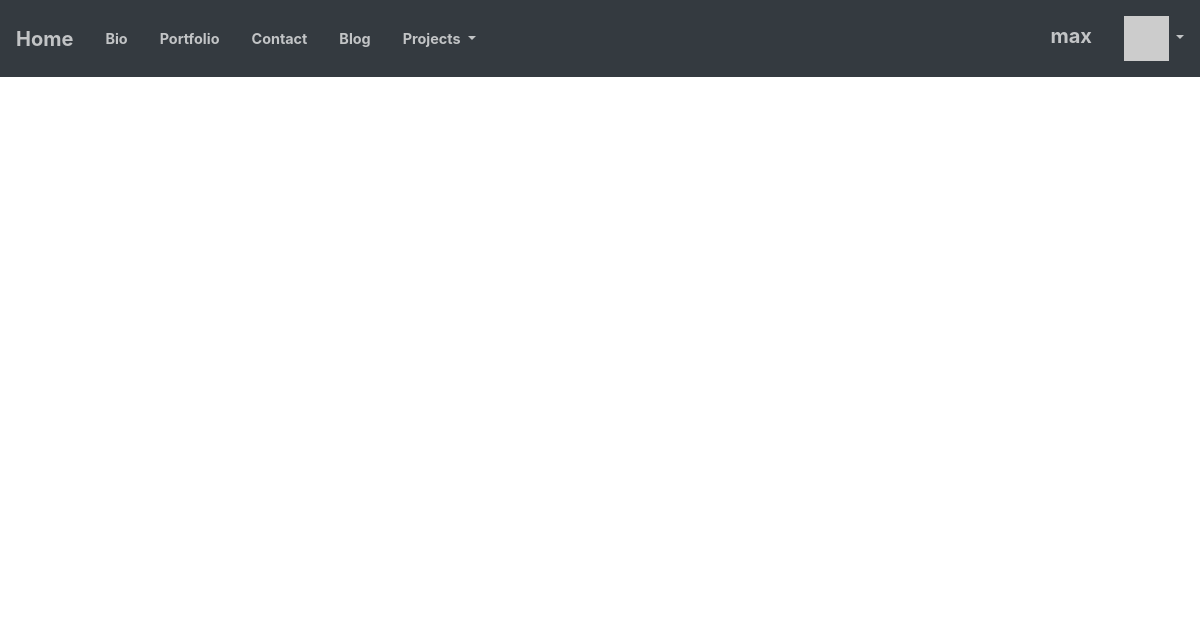
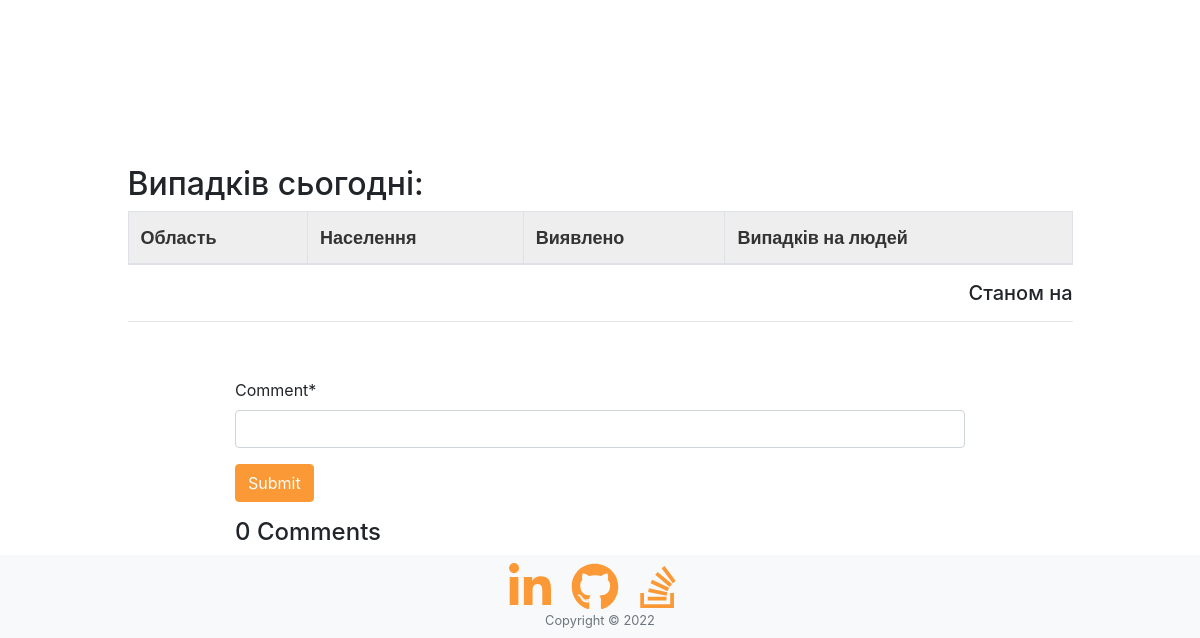
Page /projects/map (signed in) on the earlier database version (2 pictures, top to bottom).
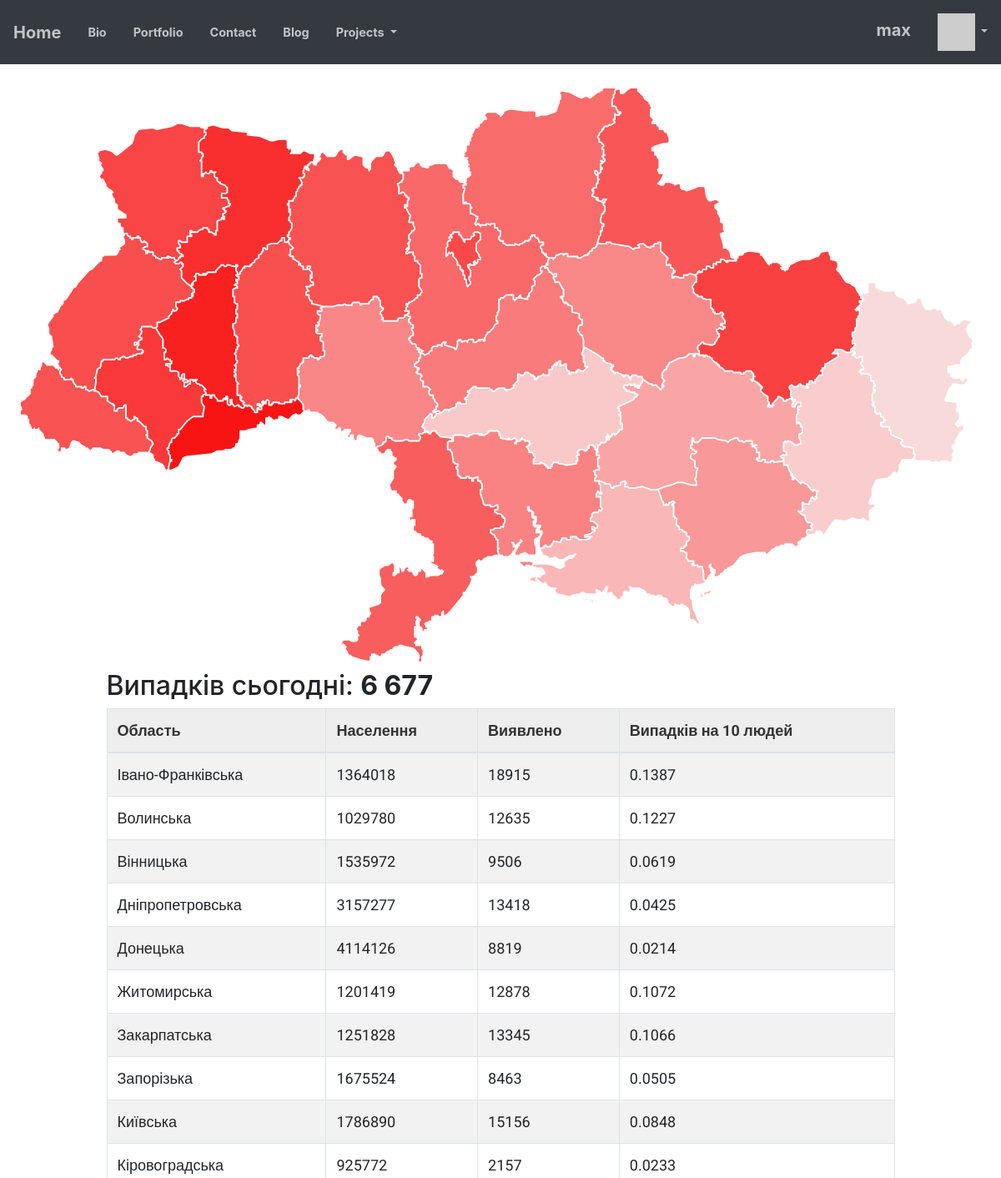
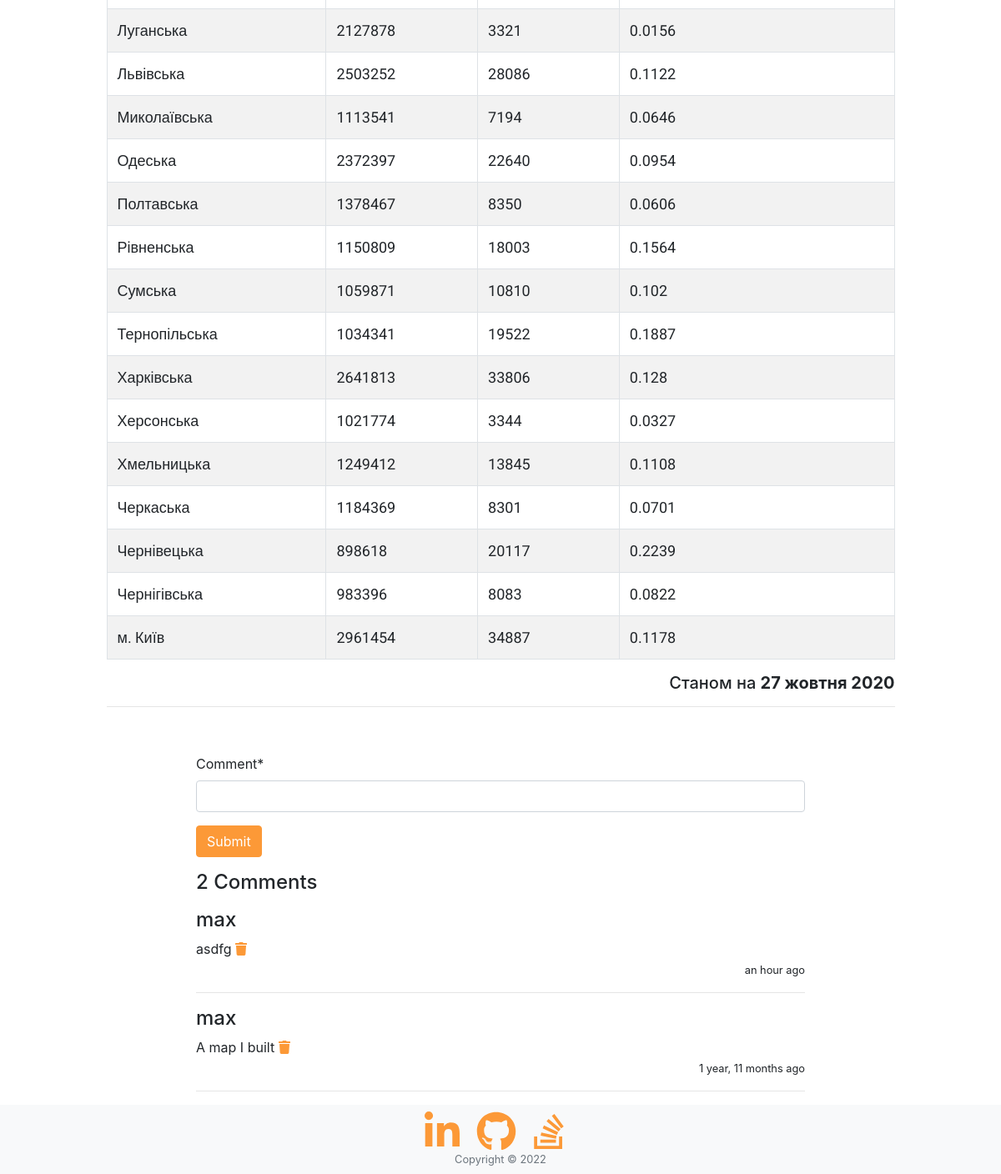
Same page on the later database version (2 pictures, top to bottom).
### projects/models/map.py (models this page shows, shortened)
class Utility(models.Model):
    title = models.CharField(max_length=100)
    value = models.CharField(max_length=20)

class CasesToday(models.Model):
    region = models.ForeignKey('Population', on_delete=models.CASCADE, null=True)
    cases = models.IntegerField()
    indx = models.FloatField(null=True)
    color = models.FloatField(null=True)

class Population(models.Model):
    region = models.CharField(max_length=100)
    population = models.IntegerField()

class MapComment(models.Model):
    text = models.TextField(
        validators=[MinLengthValidator(3, "Comment must be greater than 3 characters")]
    )
    owner = models.ForeignKey(settings.AUTH_USER_MODEL, on_delete=models.CASCADE)
    created_at = models.DateTimeField(auto_now_add=True)
    updated_at = models.DateTimeField(auto_now=True)

### projects/views.py (the view)
# urls.py: path('map', views.MapView.as_view(), name='map'),
class MapView(OwnerDetailView):
    model = Map
    template_name = "map/map.html"
    def get(self, request, *args, **kwargs):
        comments = MapComment.objects.all().order_by('-updated_at')
        comment_form = CommentForm()
        population = Population.objects.all()
        casestoday = CasesToday.objects.all()
        util = Utility.objects.all()
        map = Map.objects.all()
        context = {
            'comments': comments,
            'comment_count': len(comments),
            'comment_form': comment_form,
            'population': population,
            'cases': casestoday,
            'util': util,
            'map': map,
            'comment_create_link': 'projects:map_comment_create',
            'comment_delete_link': 'projects:map_comment_delete',
            'login_redirect_link': 'projects:map',
        }
        return render(request, self.template_name, context)

### projects/forms.py
class CommentForm(forms.Form):
    comment = forms.CharField(required=True, max_length=500, min_length=3, strip=True)

### home/context_processors.py (called while the page is built)
def settings(request):
    return {
        'settings': django_settings,
    }

### home/templatetags/app_tags.py (called while the page is built)
@register.filter(name='gravatar')
def gravatar(user, size=35):
    email = str(user.email.strip().lower()).encode('utf-8')
    email_hash = md5(email).hexdigest()
    url = "//www.gravatar.com/avatar/{0}?s={1}&d=identicon&r=PG"
    return url.format(email_hash, size)

### home/templates/map/map.html (shortened to what this page needs)
{% extends "project.html" %}
{% load humanize %}
{% block content %}
<div class="main">
    <div class="svg-container">
        <svg viewBox="0 0 700 410">
            {% for region in map %}
            <path
                comment="{{ region.region.region }}"
                stroke="#ffffff"
                stroke-opacity="NaN"
                stroke-width="1"
                stroke-linecap="round"
                stroke-linejoin="round"
                fill="rgb(249, {{ region.cases.color }}, {{ region.cases.color }})"
                d="{{ region.data }}"
            ></path>
            {% endfor %}
        </svg>
    </div>
    <div class="data">
        <div class="row">
            <div class="col"></div>
            <div class="col-xs-auto col-lg-10">
                <h2>Випадків сьогодні: <b>{{ util.1.value }}</b></h2>
                <table class="table table-striped table-bordered">
                    <thead>
                        <tr>
                            <th>
                                <span>Область</span>
                            </th>
                            <th>
                                <span>Населення</span>
                            </th>
                            <th>
                                <span>Виявлено</span>
                            </th>
                            <th>
                                <span>Випадків на {{ util.2.value }} людей</span>
                            </th>
                        </tr>
                    </thead>
                    <tbody>
                        {% for i in cases %}
                        <tr>
                            <td><span>{{ i.region.region }}</td>
                            <td><span>{{ i.region.population }}</td>
                            <td><span>{{ i.cases }}</td>
                            <td><span>{{ i.indx }}</td>
                        {% endfor %}
                    </tbody>
                </table>
                <h5 class="text-right">Станом на <b>{{ util.0.value }}</b></h5>
                <hr/>
            </div>
        <div class="col"></div>
        </div>
    </div>
</div>
{% endblock %}

### home/templates/project.html (shortened to what this page needs)
{% extends "base_footer.html" %}
{% load humanize %}
{% block comment_block %}
<div class="container">
    <div class="row">
        <div class="col"></div>
            <div class="col-md-12 col-lg-8">
                <div class="comments">
                    {% if user.is_authenticated %}
                        <br clear="all"/>
                        <p>
                            {% load crispy_forms_tags %}
                            <form method="post" action="{% url comment_create_link %}">
                                {{ comment_form|crispy }}
                                <input class="btn btn-primary" type="submit" value="Submit">
                            </form>
                        </p>
                    {% else %}
                        <h4 class="text-right"><a class="badge badge-primary" href="../accounts/login?next={% url login_redirect_link %}">Login</a> to comment</h4>
                    {% endif %}
                    <div class="page-header">
                        <h4>{{ comment_count }} Comments</h4>
                    </div>
                    {% for comment in comments %}
                        <p>
                            <h4 class="media-heading user_name">{{ comment.owner }}</h4>
                            <div class ="text">
                                {{ comment.text }}
                                {% if user == comment.owner %}
                                <a href="{% url comment_delete_link comment.id %}"><i class="fa fa-trash"></i></a>
                                {% endif %}
                            </div>
                            <p class="text-right"><small>{{ comment.updated_at|naturaltime }}</small></p>
                        </p>
                        <hr/>
                    {% endfor %}
                    </div>
                </div>
        <div class="col"></div>
    </div>
</div>
{% endblock %}

### home/templates/base_footer.html
{% extends "base_menu.html" %}
{% block footer %}
<footer class="page-footer bg-light py-2">
    <div class="container text-center">
        <a class="fb-ic mr-3" role="button" target="_blank" href="https://www.linkedin.com/in/maksym-c-753805122/">
            <i class="fab fa-3x fa-lg fa-linkedin-in"></i>
        </a>
        <a class="git-ic mr-3" role="button" target="_blank" href="https://github.com/Maxiboii">
            <i class="fab fa-3x fa-lg fa-github"></i>
        </a>
        <a class="so-ic mr-3" role="button" target="_blank" href="https://stackoverflow.com/users/13965240/maxiboi">
            <i class="fab fa-3x fa-lg fa-stack-overflow"></i>
        </a>
    </div>
    <div class="container"><div class="small text-center text-muted">Copyright © 2022</div></div>
</footer>
{% endblock %}

### home/templates/base_menu.html (shortened to what this page needs)
{% extends "base_bootstrap.html" %}
{% block navbar %}
{% load app_tags %}
<nav class="navbar navbar-expand-lg navbar-dark bg-dark fixed-top py-3" id="mainNav">
    <a class="navbar-brand" href="/">Home</a>
  <div class="collapse navbar-collapse" id="navbarSupportedContent">
    <ul class="navbar-nav mr-auto">
        <li class="nav-item"><a class="nav-link js-scroll-trigger" href="/#about">Bio</a></li>
        <li class="nav-item"><a class="nav-link js-scroll-trigger" href="/#portfolio">Portfolio</a></li>
        <li class="nav-item"><a class="nav-link js-scroll-trigger" href="/#contact">Contact</a></li>
        <li class="nav-item"><a class="nav-link js-scroll-trigger" href="/blog">Blog</a></li>
        <li class="nav-item dropdown">
            <a class="nav-link dropdown-toggle" href="#" id="navbarDropdown" role="button" data-toggle="dropdown" aria-haspopup="true" aria-expanded="false">
              Projects
            </a>
        </li>
    </ul>
    <ul class="navbar-nav">
        {% if user.is_authenticated %}
        <li class="nav-item">
            <a class="navbar-brand">{{ user }}</a>
        </li>
        <li class="nav-item dropdown">
            <a class="nav-link dropdown-toggle" href="#" role="button" data-toggle="dropdown" aria-haspopup="true" aria-expanded="false">
                <img style="width: 45px;" src="{{ user|gravatar }}"/>
            </a>
      </li>
        {% endif %}
    </ul>
  </div>
</nav>
{% endblock %}

### home/templates/base_bootstrap.html (shortened to what this page needs)
{% load static %}
<!DOCTYPE html>
<html>
<head>
    <link rel="stylesheet" href="https://use.fontawesome.com/releases/v5.8.1/css/all.css">
    <link rel="stylesheet" href="https://use.fontawesome.com/releases/v5.8.1/css/v4-shims.css">
    <link href="https://cdnjs.cloudflare.com/ajax/libs/magnific-popup.js/1.1.0/magnific-popup.min.css" rel="stylesheet" />
    <link href="{% static 'css/styles.css' %}" rel="stylesheet" />
</head>
<body>
{% block navbar %}{% endblock %}
{% block content %}{% endblock %}
{% block comment_block %}{% endblock %}
{% block footer %}{% endblock %}
</body>
</html>

### home/templates/base_bootstrap.html (style rules this page uses)
.main { position: relative; top:100px; margin-bottom: 100px; }

### home/templates/map/map.html (style rules this page uses)
th { background-color: rgb(238, 238, 238); color: rgb(51, 51, 51); font-size: 18px; font-weight: 700; font-family: Roboto, sans-serif; background-position: initial initial; background-repeat: initial initial; }
td { font-size: 18px; }
td span { font-family: Roboto, sans-serif; }
.data { width: 95%; margin: auto; }
.text { overflow-wrap: break-word; }

Differences in the rows shown:
added Utility: value "6 677"
added Utility: value "10"
added CasesToday: region.region "Івано-Франківська", region.population "1364018", cases "18915", indx "0.1387"
added CasesToday: region.region "Волинська", region.population "1029780", cases "12635", indx "0.1227"
added CasesToday: region.region "Вінницька", region.population "1535972", cases "9506", indx "0.0619"
added CasesToday: region.region "Дніпропетровська", region.population "3157277", cases "13418", indx "0.0425"
added CasesToday: region.region "Донецька", region.population "4114126", cases "8819", indx "0.0214"
added CasesToday: region.region "Житомирська", region.population "1201419", cases "12878", indx "0.1072"
added CasesToday: region.region "Закарпатська", region.population "1251828", cases "13345", indx "0.1066"
added CasesToday: region.region "Запорізька", region.population "1675524", cases "8463", indx "0.0505"
added CasesToday: region.region "Київська", region.population "1786890", cases "15156", indx "0.0848"
added CasesToday: region.region "Кіровоградська", region.population "925772", cases "2157", indx "0.0233"
added CasesToday: region.region "Луганська", region.population "2127878", cases "3321", indx "0.0156"
added CasesToday: region.region "Львівська", region.population "2503252", cases "28086", indx "0.1122"
added CasesToday: region.region "Миколаївська", region.population "1113541", cases "7194", indx "0.0646"
added CasesToday: region.region "Одеська", region.population "2372397", cases "22640", indx "0.0954"
added CasesToday: region.region "Полтавська", region.population "1378467", cases "8350", indx "0.0606"
added CasesToday: region.region "Рівненська", region.population "1150809", cases "18003", indx "0.1564"
added CasesToday: region.region "Сумська", region.population "1059871", cases "10810", indx "0.102"
added CasesToday: region.region "Тернопільська", region.population "1034341", cases "19522", indx "0.1887"
added CasesToday: region.region "Харківська", region.population "2641813", cases "33806", indx "0.128"
added CasesToday: region.region "Херсонська", region.population "1021774", cases "3344", indx "0.0327"
added CasesToday: region.region "Хмельницька", region.population "1249412", cases "13845", indx "0.1108"
added CasesToday: region.region "Черкаська", region.population "1184369", cases "8301", indx "0.0701"
added CasesToday: region.region "Чернівецька", region.population "898618", cases "20117", indx "0.2239"
added CasesToday: region.region "Чернігівська", region.population "983396", cases "8083", indx "0.0822"
added CasesToday: region.region "м. Київ", region.population "2961454", cases "34887", indx "0.1178"
added Utility: value "27 жовтня 2020"
added MapComment: owner "max", text "asdfg", updated_at "an hour ago"
added MapComment: owner "max", text "A map I built", updated_at "1 year, 11 months ago"
Other differences:
{{ comment_count }}: "0" → "2"
